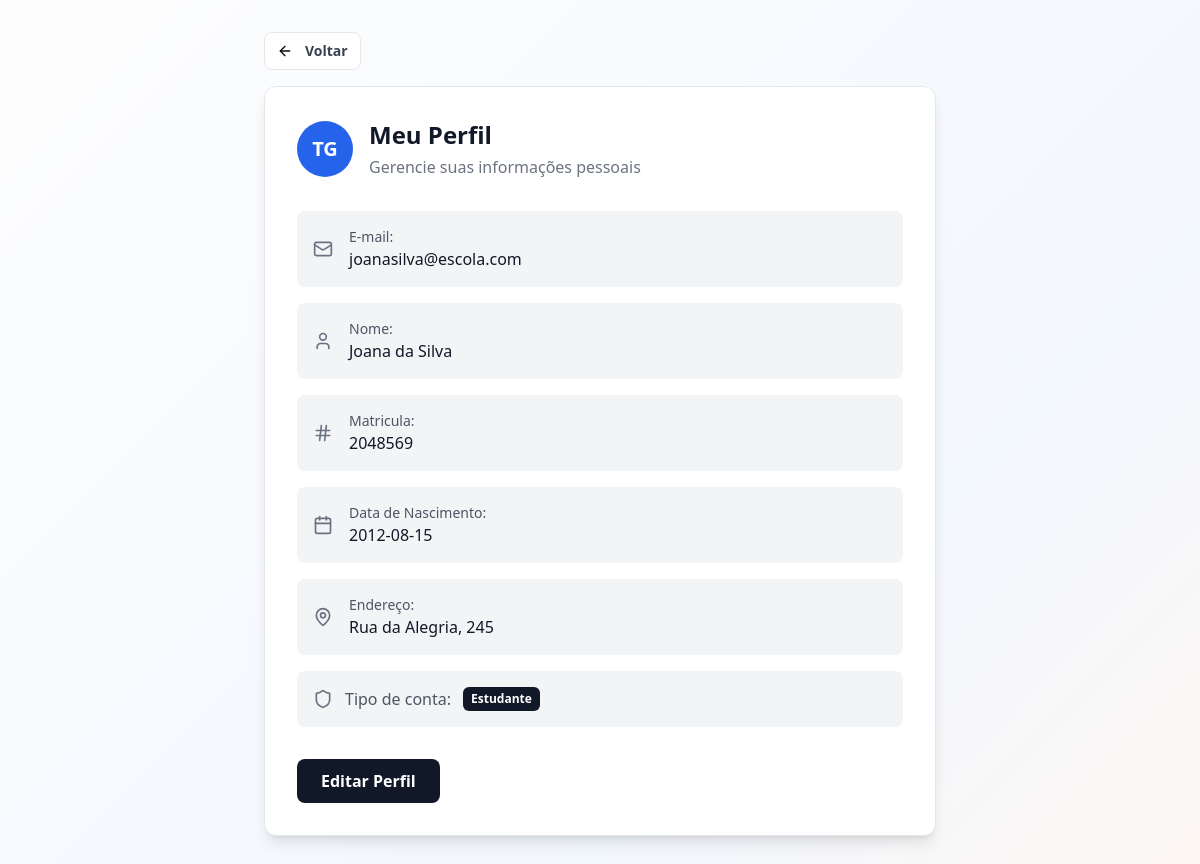
The app's page /perfil_aluno.php (signed in) with its own data.
### tables this page shows
CREATE TABLE `usuarios` (
  `id` int(10) NOT NULL,
  `nome` varchar(50) NOT NULL,
  `email` varchar(70) NOT NULL,
  `senha` varchar(255) NOT NULL,
  `matricula` varchar(15) NOT NULL,
  `data_nascimento` date NOT NULL,
  `endereco` varchar(100) NOT NULL,
  `nivel_acesso` varchar(10) NOT NULL DEFAULT 'aluno'
);

### perfil_aluno.php (the view, shortened to what this page needs)
<?php
require_once 'includes/conexao.php';
$aluno_data = null;
$id_aluno_logado = $_SESSION['usuario_id'];
$stmt = $conn->prepare("SELECT nome, email, matricula, data_nascimento, endereco FROM usuarios WHERE id = ?");
$stmt->bind_param("i", $id_aluno_logado);
$stmt->execute();
$result = $stmt->get_result();
if ($result->num_rows == 1) {
    $aluno_data = $result->fetch_assoc();
} else {
    redirecionar('area_aluno.php', 'erro', 'Seu perfil não foi encontrado. Tente novamente.');
}
?>
<!DOCTYPE html>
<html lang="pt-BR">
<head>
    <script src="https://cdn.tailwindcss.com"></script>
</head>
<body class="min-h-screen flex flex-col items-center justify-center p-4 py-8 bg-gray-50">
    <div class="w-full max-w-2xl">
        <a href="area_aluno.php" class="inline-flex items-center gap-3 text-sm font-semibold text-gray-700 hover:text-gray-900 mb-4 bg-white backdrop-blur-sm px-3 py-2 rounded-lg border border-gray-200">
            <img class="w-4 h-4" src="img/voltar.svg">
            Voltar
        </a>
        <div class="bg-white border border-gray-200 rounded-xl shadow-lg p-6 md:p-8 w-full">
            <div class="flex flex-row items-center gap-4 mb-8">
                <div id="avatar-container" class="w-14 h-14 bg-blue-600 rounded-full flex items-center justify-center flex-shrink-0">
                    <span class="text-white text-xl font-semibold">TG</span>
                </div>
                <div>
                    <h2 class="text-2xl font-semibold text-gray-900">Meu Perfil</h2>
                    <p class="text-gray-500 mt-1">Gerencie suas informações pessoais</p>
                </div>
            </div>
            <div class="space-y-4">
                <div class="bg-gray-100 p-4 rounded-lg flex items-center gap-4">
                    <img class="w-5 h-5" src="img/email.svg">
                    <div>
                        <p class="text-sm text-gray-600">E-mail:</p>
                        <p class="text-base font-medium text-gray-900">
                            <?php echo htmlspecialchars($aluno_data['email']); ?>
                        </p>
                    </div>
                </div>
                <div class="bg-gray-100 p-4 rounded-lg flex items-center gap-4">
                    <img class="w-5 h-5" src="img/nome.svg">
                    <div>
                        <p class="text-sm text-gray-600">Nome:</p>
                        <p class="text-base font-medium text-gray-900">
                            <?php echo htmlspecialchars($aluno_data['nome']); ?>
                        </p>
                    </div>
                </div>
                <div class="bg-gray-100 p-4 rounded-lg flex items-center gap-4">
                    <img class="w-5 h-5" src="img/matricula.svg">
                    <div>
                        <p class="text-sm text-gray-600">Matricula:</p>
                        <p class="text-base font-medium text-gray-900">
                            <?php echo htmlspecialchars($aluno_data['matricula']); ?>
                        </p>
                    </div>
                </div>
                <div class="bg-gray-100 p-4 rounded-lg flex items-center gap-4">
                    <img class="w-5 h-5" src="img/data.svg">
                    <div>
                        <p class="text-sm text-gray-600">Data de Nascimento:</p>
                        <p class="text-base font-medium text-gray-900">
                            <?php echo htmlspecialchars($aluno_data['data_nascimento']); ?>
                        </p>
                    </div>
                </div>
                <div class="bg-gray-100 p-4 rounded-lg flex items-center gap-4">
                    <img class="w-5 h-5" src="img/endereco.svg">
                    <div>
                        <p class="text-sm text-gray-600">Endereço:</p>
                        <p class="text-base font-medium text-gray-900">
                            <?php echo htmlspecialchars($aluno_data['endereco']); ?>
                        </p>
                    </div>
                </div>
                <div class="bg-gray-100 p-4 rounded-lg flex items-center gap-3">
                    <img class="w-5 h-5" src="img/conta.svg">
                    <p class="text-md font-medium text-gray-600">Tipo de conta:</p>
                    <span class="text-xs bg-gray-900 text-white font-semibold px-2 py-1 rounded-md">Estudante</span>
                </div>
            </div>
            <div class="mt-8">
                <button type="button" id="edit-profile-btn" class="bg-gray-900 text-white py-2.5 px-6 rounded-lg font-semibold hover:bg-gray-800 transition duration-300">
                    Editar Perfil
                </button>
            </div>
        </div>
    </div>
</body>
</html>

### perfil_aluno.php (style rules this page uses)
body { font-family: 'Segoe UI', system-ui, -apple-system, BlinkMacSystemFont, Roboto, 'Helvetica Neue', Arial, sans-serif; background: linear-gradient(135deg, rgba(255, 255, 255, 0.7), rgba(240, 245, 255, 0.7) 70%, rgba(255, 247, 240, 0.7)); background-size: cover; background-position: center; background-repeat: no-repeat; background-attachment: fixed; }

### records on screen
usuarios: email "joanasilva@escola.com", nome "Joana da Silva", matricula "2048569", data_nascimento "2012-08-15", endereco "Rua da Alegria, 245"
